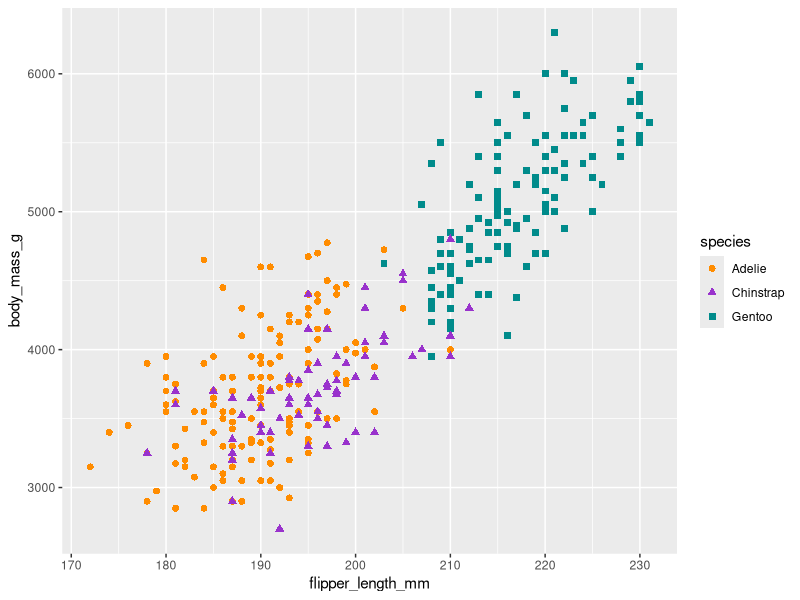

Here is the R script that generated this plot:
library(ggplot2)
library(palmerpenguins)

#base plot 

base_plot <- 
  ggplot(data = penguins, aes(x = flipper_length_mm, y= body_mass_g)) +
  geom_point(aes(color = species,
                 shape = species), 
             size = 2) +
  scale_color_manual(values = c("darkorange","darkorchid","cyan4"))

base_plot
